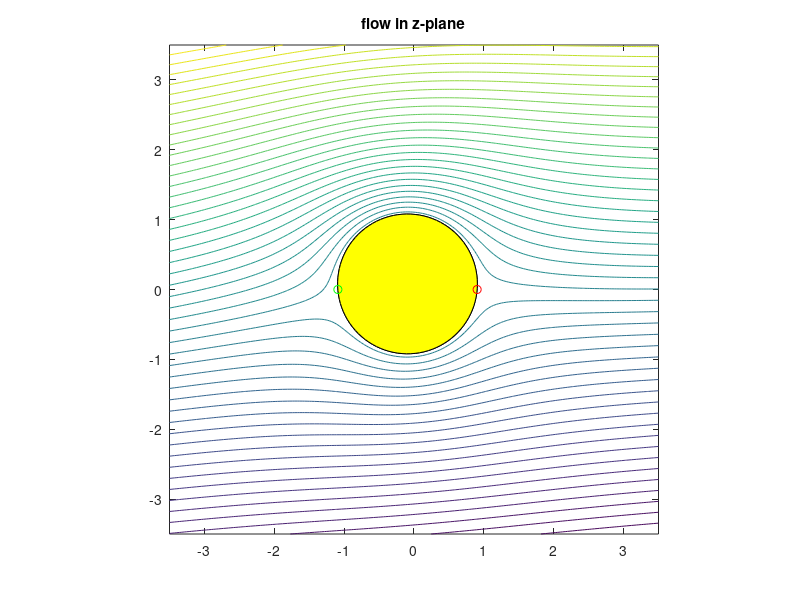
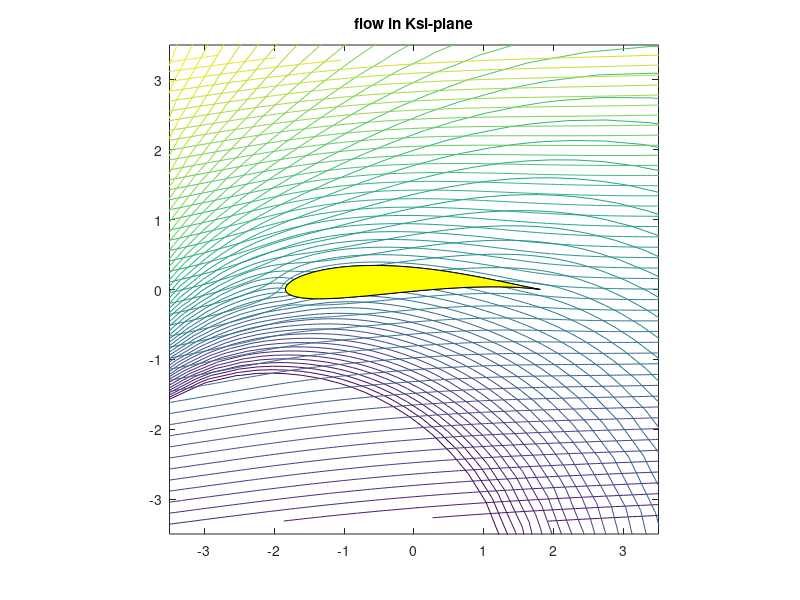
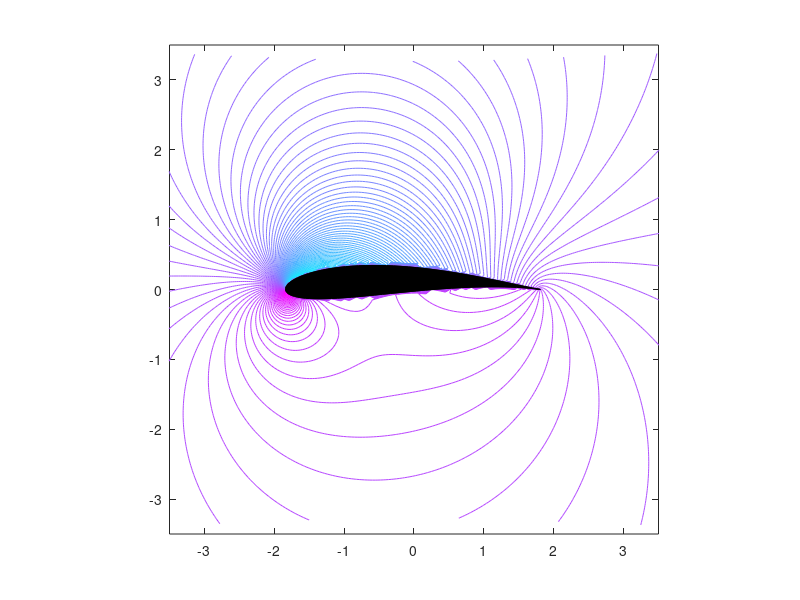
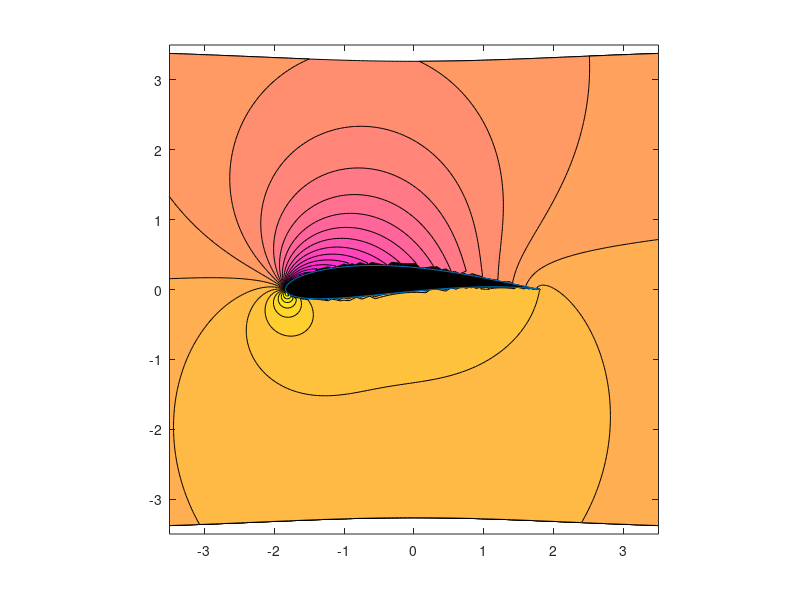

Source code (MATLAB) for these figures, in order:
clc
clear all
close all

%This program transforms a circle 
%streamline around it in z-plane to a joukowsky airfoil
%Flow around it 

%Radius of cylinder 
R = 1;
%INCLINED UNIFORM FLOW VELOCITY
Vinf = 1.0;
%angle of attack
alpha = 5*pi/180;
%circle center offset
xoff = -0.093*R;
yoff = 0.08*R;
%zoff=xoff+1i*yoff;
zoff = complex(xoff,yoff);

%problem domain 
xmin = -3.5*R;
xmax = 3.5*R;

ymin = -3.5*R;
ymax = 3.5*R;

%CREATE GRID
%no of node points in x-direction 
nx = 200;
%no of node points in x-direction 
ny = 200;

% [x,y] = meshgrid(linspace(xmin,xmax,nx),...
%                  linspace(ymin,ymax,ny));

xlist = linspace(xmin,xmax,nx);
ylisy = linspace(ymin,ymax,ny);

[x,y] = meshgrid(xlist,ylisy);
z = complex(x,y);

%*******************************************************************
% Flow in z-plane:Over a circular cylinder
%******************************************************************
%location of trailing edge on circular clinder 
thetaTE = -asin(yoff/R);
%circulation
gama = 4*pi*Vinf*R*sin(alpha-thetaTE);
%CPF - complex potential function in z-plane
%equation A
w = Vinf*exp(-1i*alpha)*(z-zoff)+...     %inclinded uf
    R^2*Vinf*exp(1i*alpha)./(z-zoff)+... %doublet flow
    1i*gama.*log(z-zoff)/(2*pi);         %vortex flow

%Streamfunction

streamfunction = imag(w);

% Flow field  around cylinder 
z_pt = complex(xoff+R,yoff);

w_pt = Vinf*exp(-1i*alpha)*(z_pt-zoff)+...     %inclinded uf
    R^2*Vinf*exp(1i*alpha)./(z_pt-zoff)+... %doublet flow
    1i*gama.*log(z_pt-zoff)/(2*pi);         %vortex flow

streamfunction_pt = imag(w_pt);
%Distance from the center of the cylinder
r = sqrt((x-xoff).^2+(y-yoff).^2);

indx = find(r<=R);
Streamfunction(indx) = streamfunction_pt;
levelmin = streamfunction(1,nx);
levelmax = streamfunction(ny,1);
levels = linspace(levelmin,levelmax,50)

theta = linspace(0,2*pi,100);
%points on the cylinder 
z_c = zoff+R*exp(1i*theta);
x_c = real(z_c);
y_c = imag(z_c);
xTE = xoff+sqrt(R^2-yoff^2);
b = xTE;
xLE = xoff-sqrt(R^2-yoff^2);

% plot(x_c,y_c)
% hold on
% plot(xTE,0,'or')
% grid on
% plot(xLE,0,'sb')
% axis square

zTE = complex(xTE,0);
zLE = complex(xLE,0);
%CVPF-COMPLEX VELOCITY POTENTIAL FUNCTION(EQUATION D)
dwbydz = Vinf*exp(-1i*alpha)-...
         Vinf*R^2*exp(1i*alpha)./(z-zoff).^2+...
         (1i*gama/(2*pi))./(z-zoff);
    

%**************************************************************************
%Flow around airfoil
%**************************************************************************

%KZT 
ksi = z+b^2./z;
zeta = real(ksi);
eta = imag(ksi);

%points on airfoil
ksi_a = z_c+b^2./z_c;
zeta_a = real(ksi_a);
eta_a = imag(ksi_a);

dksibydz = 1-(b^2./z.^2);

%velocity in ksi plane

v_ksi = dwbydz./dksibydz;

%pressure distribution on airfoil
Cp = 1-(v_ksi.*conj(v_ksi)/Vinf^2);
Cp(indx) = 0.0;
figure(1)
%flow around circle in z-plane
contour(x,y,streamfunction,levels)
axis equal
axis([xmin xmax ymin ymax])
title('flow in z-plane')
%draw circle
hold on
plot(x_c,y_c,'k')
fill(x_c,y_c,'y')
plot(xTE,0,'or',xLE,0,'og')
hold off

figure(2)
%flow around airfoil in ksi plane
contour(zeta,eta,streamfunction,levels)
axis equal
axis([xmin xmax ymin ymax])
title('flow in Ksi-plane')
%draw Airfoil
hold on
plot(ksi_a,'k')
fill(zeta_a,eta_a,'y')
hold off


figure(3)
levels = linspace(-10,1,450);
contour(zeta,eta,Cp,levels)
colormap('cool')
axis equal
axis ([xmin xmax ymin ymax])
hold on 
plot(ksi_a,'k-')
hold off
patch(zeta_a,eta_a,'k')

figure(4)
levels = linspace(-10,1,100);
contourf(zeta,eta,Cp,levels)
colormap('spring')
axis equal
axis ([xmin xmax ymin ymax])
hold on 
patch(zeta_a,eta_a,'k')
plot(ksi_a,'-')
hold off


% plot(zeta_a,eta_a,'*r')
% axis equal




    
    
